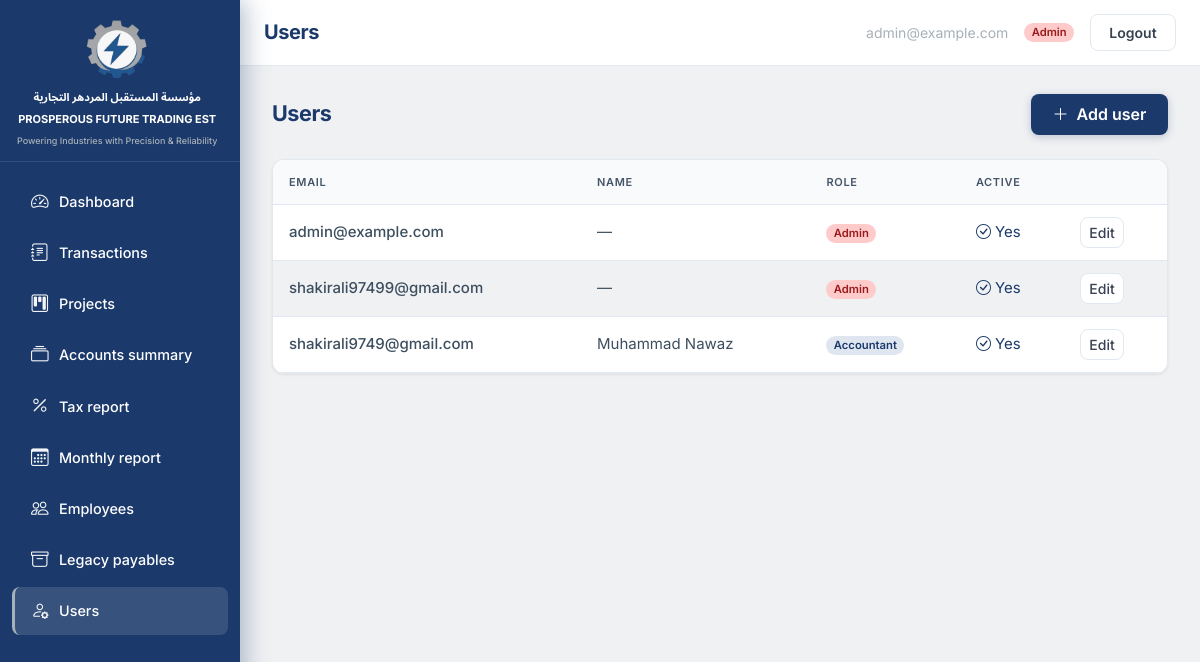
Before: /accounts/users/ (signed in) with the older database file.
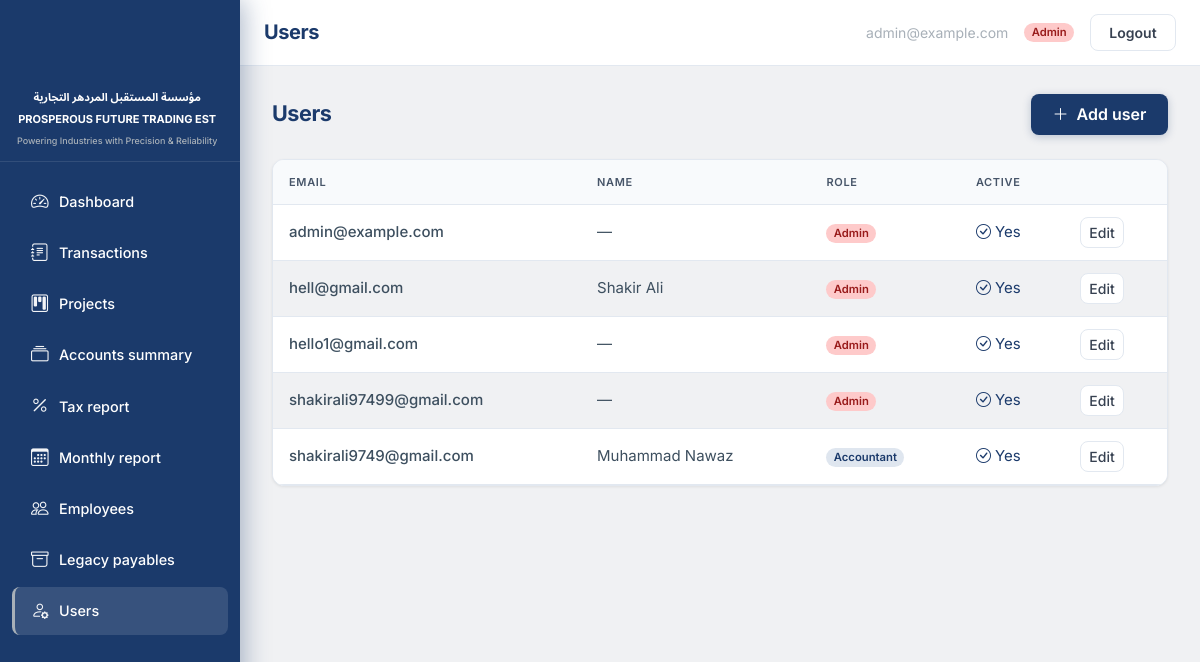
After: the same page with the newer database file.
### accounts/models.py (models this page shows, shortened)
class User(AbstractBaseUser, PermissionsMixin):
    email = models.EmailField(unique=True)
    full_name = models.CharField(max_length=255, blank=True)
    role = models.CharField(max_length=20, choices=Role.choices, default=Role.VIEWER)
    is_staff = models.BooleanField(default=False)
    is_active = models.BooleanField(default=True)
    date_joined = models.DateTimeField(default=timezone.now)
    objects = UserManager()
    USERNAME_FIELD = "email"
    REQUIRED_FIELDS = []
    class Meta:
        ordering = ["email"]

### accounts/views.py (the view)
# urls.py: path("users/", views.UserListView.as_view(), name="user_list"),
class UserListView(AdminOnlyMixin, ListView):
    model = User
    template_name = "accounts/user_list.html"
    context_object_name = "users"
    def get_queryset(self):
        return (
            User.objects.only(
                "id", "email", "full_name", "role", "is_active", "date_joined"
            )
            .order_by("email")
        )

### TradingEST/context_processors.py (called while the page is built)
def brand(_request):
    return {
        "brand_name_ar": BRAND_NAME_AR,
        "brand_name_en": BRAND_NAME_EN,
        "brand_tagline": BRAND_TAGLINE,
    }

### accounts/mixins.py (called while the page is built)
    def dispatch(self, request, *args, **kwargs):
        if not request.user.is_authenticated:
            return HttpResponseRedirect(self.resolve_redirect(request))
        if getattr(request.user, "role", None) != Role.ADMIN:
            raise PermissionDenied("Admin only.")
        return super(SessionAuthenticatedMixin, self).dispatch(request, *args, **kwargs)

### templates/accounts/user_list.html (shortened to what this page needs)
{% extends "base.html" %}
{% block header_title %}Users{% endblock %}
{% block content %}
<div class="te-page-heading-row">
  <h1>Users</h1>
  <a class="btn te-btn-gradient" href="{% url 'accounts:user_add' %}"><i class="bi bi-plus-lg me-1"></i> Add user</a>
</div>
{% if users %}
<div class="te-table-card">
  <div class="table-responsive">
    <table class="table mb-0 align-middle">
      <thead><tr><th>Email</th><th>Name</th><th>Role</th><th>Active</th><th></th></tr></thead>
      <tbody>
        {% for u in users %}
        <tr>
          <td class="fw-medium">{{ u.email }}</td>
          <td>{{ u.full_name|default:"—" }}</td>
          <td>
            {% if u.role == 'admin' %}
            <span class="badge rounded-pill badge-role-admin">{{ u.get_role_display }}</span>
            {% elif u.role == 'accountant' %}
            <span class="badge rounded-pill badge-role-accountant">{{ u.get_role_display }}</span>
            {% else %}
            <span class="badge rounded-pill badge-role-viewer">{{ u.get_role_display }}</span>
            {% endif %}
          </td>
          <td>{% if u.is_active %}<span class="text-success"><i class="bi bi-check-circle me-1"></i>Yes</span>{% else %}<span class="text-muted">No</span>{% endif %}</td>
          <td><a class="btn btn-sm te-btn-secondary" href="{% url 'accounts:user_edit' u.pk %}">Edit</a></td>
        </tr>
        {% endfor %}
      </tbody>
    </table>
  </div>
</div>
{% else %}
<div class="te-page-card te-empty-state">
  <i class="bi bi-person-x" aria-hidden="true"></i>
  <p>No users yet.</p>
</div>
{% endif %}
{% endblock %}

### templates/base.html (shortened to what this page needs)
{% load static %}
<!DOCTYPE html>
<html lang="en">
<head>
  <link href="https://cdn.jsdelivr.net/npm/bootstrap@5.3.3/dist/css/bootstrap.min.css" rel="stylesheet"
>
  <link rel="stylesheet" href="https://cdn.jsdelivr.net/npm/bootstrap-icons@1.11.3/font/bootstrap-icons.min.css">
  <link rel="stylesheet" href="{% static 'css/app.css' %}">
</head>
<body class="te-app-body">
<div class="te-app-layout">
  <div class="te-app-main">
    <header class="te-topbar">
      <div class="te-topbar-desktop d-none d-md-flex w-100 align-items-center justify-content-between gap-3 min-w-0">
        <h1 class="te-topbar-title text-truncate mb-0 flex-grow-1 min-w-0">{% block header_title %}Dashboard{% endblock %}</h1>
        {% if user.is_authenticated %}
        <div class="te-topbar-actions flex-shrink-0">
          <span class="te-topbar-email d-none d-lg-inline">{{ user.email }}</span>
          {% if user.role == 'admin' %}
          <span class="badge rounded-pill badge-role-admin">{{ user.get_role_display }}</span>
          {% elif user.role == 'accountant' %}
          <span class="badge rounded-pill badge-role-accountant">{{ user.get_role_display }}</span>
          {% else %}
          <span class="badge rounded-pill badge-role-viewer">{{ user.get_role_display }}</span>
          {% endif %}
          <form action="{% url 'accounts:logout' %}" method="post" class="d-inline mb-0">
            <button type="submit" class="btn btn-sm te-btn-logout">Logout</button>
          </form>
        </div>
        {% endif %}
      </div>
    </header>
    <div class="te-content-wrap">
      {% block content %}{% endblock %}
    </div>
  </div>
  <aside id="teSidebar" class="te-sidebar" aria-label="Main navigation">
    <div class="te-sidebar-head">
      <div class="te-sidebar-logo">
        {% include "partials/sidebar_brand.html" %}
      </div>
    </div>
    <div class="te-sidebar-nav">
      {% include "partials/sidebar_nav.html" %}
    </div>
  </aside>
</div>
</body>
</html>

### templates/partials/sidebar_brand.html
{% load static %}
<a href="{% url 'reports:dashboard' %}" class="te-sidebar-brand">
  <img
    src="{% static 'img/logo.png' %}"
    alt="{{ brand_name_en }}"
    class="te-sidebar-brand__logo"
    width="64"
    height="64"
    decoding="async"
  >
  <span class="te-sidebar-brand__ar" dir="rtl" lang="ar">{{ brand_name_ar }}</span>
  <span class="te-sidebar-brand__en">{{ brand_name_en }}</span>
  <span class="te-sidebar-brand__tagline">{{ brand_tagline }}</span>
</a>

### templates/partials/sidebar_nav.html
{% with ns=request.resolver_match.namespace n=request.resolver_match.url_name %}
<nav class="nav flex-column te-sidebar-nav-inner">
  <a class="nav-link {% if ns == 'reports' and n == 'dashboard' %}active{% endif %}" href="{% url 'reports:dashboard' %}" title="Dashboard">
    <i class="bi bi-speedometer2" aria-hidden="true"></i>
    <span class="te-nav-label">Dashboard</span>
  </a>
  <a class="nav-link {% if ns == 'transactions' and n != 'legacy_list' and n != 'legacy_add' and n != 'legacy_edit' and n != 'legacy_delete' %}active{% endif %}" href="{% url 'transactions:list' %}" title="Transactions">
    <i class="bi bi-journal-text" aria-hidden="true"></i>
    <span class="te-nav-label">Transactions</span>
  </a>
  <a class="nav-link {% if ns == 'projects' %}active{% endif %}" href="{% url 'projects:list' %}" title="Projects">
    <i class="bi bi-kanban" aria-hidden="true"></i>
    <span class="te-nav-label">Projects</span>
  </a>
  {% if user.role == 'accountant' or user.role == 'admin' %}
  <a class="nav-link {% if ns == 'reports' and n == 'accounts_summary' %}active{% endif %}" href="{% url 'reports:accounts_summary' %}" title="Accounts summary">
    <i class="bi bi-collection" aria-hidden="true"></i>
    <span class="te-nav-label">Accounts summary</span>
  </a>
  <a class="nav-link {% if ns == 'reports' and n == 'tax_report' %}active{% endif %}" href="{% url 'reports:tax_report' %}" title="Tax report">
    <i class="bi bi-percent" aria-hidden="true"></i>
    <span class="te-nav-label">Tax report</span>
  </a>
  <a class="nav-link {% if ns == 'reports' and n == 'monthly_report' %}active{% endif %}" href="{% url 'reports:monthly_report' %}" title="Monthly report">
    <i class="bi bi-calendar3" aria-hidden="true"></i>
    <span class="te-nav-label">Monthly report</span>
  </a>
  <a class="nav-link {% if ns == 'employees' %}active{% endif %}" href="{% url 'employees:list' %}" title="Employees">
    <i class="bi bi-people" aria-hidden="true"></i>
    <span class="te-nav-label">Employees</span>
  </a>
  <a class="nav-link {% if n == 'legacy_list' or n == 'legacy_add' or n == 'legacy_edit' or n == 'legacy_delete' %}active{% endif %}" href="{% url 'transactions:legacy_list' %}" title="Legacy payables">
    <i class="bi bi-archive" aria-hidden="true"></i>
    <span class="te-nav-label">Legacy payables</span>
  </a>
  {% endif %}
  {% if user.role == 'admin' %}
  <a class="nav-link {% if ns == 'accounts' and n == 'user_list' or ns == 'accounts' and n == 'user_add' or ns == 'accounts' and n == 'user_edit' %}active{% endif %}" href="{% url 'accounts:user_list' %}" title="Users">
    <i class="bi bi-person-gear" aria-hidden="true"></i>
    <span class="te-nav-label">Users</span>
  </a>
  {% endif %}
</nav>
{% endwith %}

Changed rows visible on the page:
added User: email "hell@gmail.com", full_name "Shakir Ali", role "Admin", is_active True (drawn)
added User: email "hello1@gmail.com", full_name "—", role "Admin", is_active True (drawn)
